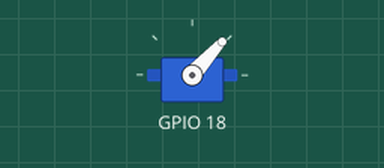
Recording of a program running on a simulated Raspberry Pi (BCM pin numbers). Parts: servo. Servo angles are drawn from the pulse width (0.5 ms = 0°, 2.5 ms = 180°).

Above: at 0.05 s.
At 0.65 s:
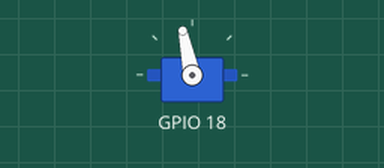
At 0.95 s:
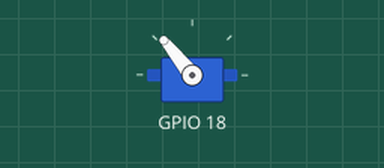
At 1.85 s:
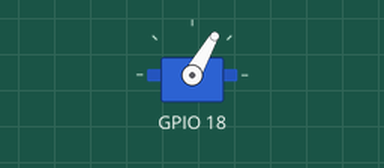
Timing chart, 0 to 4.6 s (numbered marks = the images above):
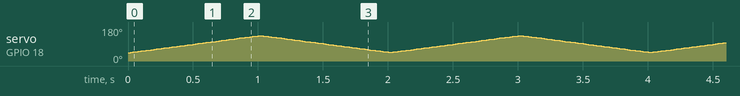

The program:

servoControl.py
```python
# from url
# https://learn.adafruit.com/adafruits-raspberry-pi-lesson-8-using-a-servo-motor/software

import time
import wiringpi

# use 'GPIO naming'
wiringpi.wiringPiSetupGpio()

# set #18 to be a PWM output
wiringpi.pinMode(18, wiringpi.GPIO.PWM_OUTPUT)

# set the PWM mode to milliseconds type
wiringpi.pwmSetMode(wiringpi.GPIO.PWM_MODE_MS)

# divide down clock
wiringpi.pwmSetClock(192)
wiringpi.pwmSetRange(2000)

delay_period = 0.01

while True:
        for pulse in range(100, 200, 1):
            wiringpi.pwmWrite(18, pulse)
            time.sleep(delay_period)
        for pulse in range(200, 100, -1):
            wiringpi.pwmWrite(18, pulse)
            time.sleep(delay_period)
```
